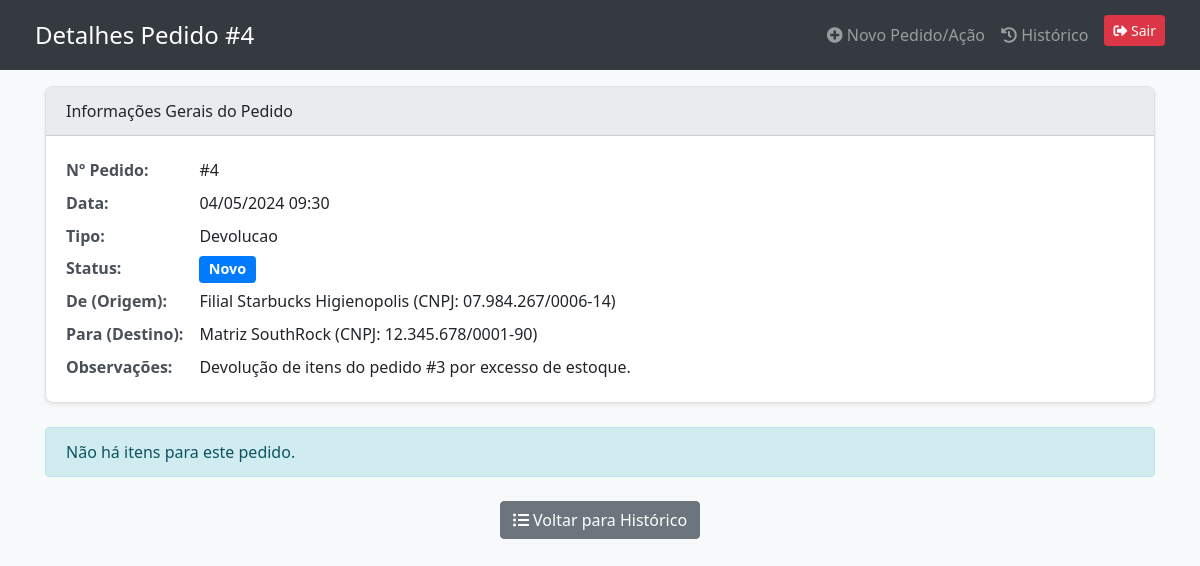
Screenshot of /pages/lojas/detalhes_pedido_loja.php?id=4 (signed in) with the database file from the repository.
### tables this page shows
CREATE TABLE pedidos (
    id INT AUTO_INCREMENT PRIMARY KEY,
    data DATETIME DEFAULT CURRENT_TIMESTAMP,
    tipo_pedido ENUM('requisicao', 'troca', 'doacao', 'devolucao') NOT NULL DEFAULT 'requisicao',
    status ENUM(
        'novo',
        'processo',
        'finalizado',
        'aprovado',
        'rejeitado',
        'cancelado',
        'novo_troca_pendente_aceite_parceiro',
        'troca_aceita_parceiro_pendente_matriz'
    ) NOT NULL DEFAULT 'novo',
    filial_usuario_id INT,
    filial_destino_id INT NULL,
    usuario_id INT,  
    pedido_original_id INT NULL DEFAULT NULL,
    observacoes TEXT,
    data_processamento DATETIME NULL,
    data_finalizacao DATETIME NULL,
    data_atualizacao DATETIME DEFAULT CURRENT_TIMESTAMP ON UPDATE CURRENT_TIMESTAMP,
    FOREIGN KEY (filial_usuario_id) REFERENCES usuarios(id) ON DELETE SET NULL,
    FOREIGN KEY (filial_destino_id) REFERENCES usuarios(id) ON DELETE SET NULL,
    FOREIGN KEY (usuario_id) REFERENCES usuarios(id) ON DELETE SET NULL,
    FOREIGN KEY (pedido_original_id) REFERENCES pedidos(id) ON DELETE SET NULL
);

### includes/status_helper.php (called while the page is built, shortened)
<?php
if (!function_exists('getStatusLabel')) {
    function getStatusLabel($statusKey) {
        $statusLabels = [
            'novo'                                  => 'Novo',
            'processo'                              => 'Em Processo',
            'finalizado'                            => 'Finalizado',
            'aprovado'                              => 'Aprovado',
            'rejeitado'                             => 'Rejeitado',
            'cancelado'                             => 'Cancelado',
            'novo_troca_pendente_aceite_parceiro'   => 'Aguardando Filial',
            'troca_aceita_parceiro_pendente_matriz' => 'Aceito (Aguard. Matriz)'
        ];
        return $statusLabels[$statusKey] ?? ucfirst(str_replace('_', ' ', htmlspecialchars($statusKey)));
    }
}
if (!function_exists('getStatusBadgeClass')) {
    function getStatusBadgeClass($statusKey) {
        $statusBadgeClasses = [
            'novo'                                  => 'badge badge-primary',
            'processo'                              => 'badge badge-warning text-dark',
            'finalizado'                            => 'badge badge-success',
            'aprovado'                              => 'badge badge-info text-dark',
            'rejeitado'                             => 'badge badge-danger',
            'cancelado'                             => 'badge badge-secondary',
            'novo_troca_pendente_aceite_parceiro'   => 'badge badge-warning text-dark',
            'troca_aceita_parceiro_pendente_matriz' => 'badge badge-info text-dark'
        ];
        return $statusBadgeClasses[$statusKey] ?? 'badge badge-light text-dark';
    }
}
?>

### pages/lojas/detalhes_pedido_loja.php (the view, shortened to what this page needs)
<?php
require_once '../../includes/db.php';
require_once '../../includes/status_helper.php';
$loggedInUserId = null;
if (isset($_SESSION['user_id'])) {
    $loggedInUserId = $_SESSION['user_id'];
}
$pedido_id_param = (int)$_GET['id'];
$sqlOrder = "SELECT p.*,
                    COALESCE(u_origem.nome_filial, u_origem.nome) AS nome_origem_display,
                    u_origem.cnpj AS cnpj_origem,
                    COALESCE(u_destino.nome_filial, u_destino.nome) AS nome_destino_display,
                    u_destino.cnpj AS cnpj_destino
             FROM pedidos p
             LEFT JOIN usuarios u_origem ON p.filial_usuario_id = u_origem.id
             LEFT JOIN usuarios u_destino ON p.filial_destino_id = u_destino.id
             WHERE p.id = ? AND (p.filial_usuario_id = ? OR p.filial_destino_id = ?)";
$stmtOrder = $conn->prepare($sqlOrder);
$stmtOrder->bind_param("iii", $pedido_id_param, $loggedInUserId, $loggedInUserId);
$stmtOrder->execute();
$resultOrder = $stmtOrder->get_result();
$pedido = $resultOrder->fetch_assoc();
$items_enviados_troca = [];
$items_recebidos_troca = [];
$items_normais = [];
$nome_origem_display_formatted = htmlspecialchars($pedido['nome_origem_display'] ?? 'N/A');
if ($pedido['cnpj_origem']) $nome_origem_display_formatted .= ' (CNPJ: ' . htmlspecialchars($pedido['cnpj_origem']) . ')';
$nome_destino_display_formatted = htmlspecialchars($pedido['nome_destino_display'] ?? 'N/A');
if ($pedido['filial_destino_id'] === null && in_array($pedido['tipo_pedido'], ['requisicao', 'devolucao'])) {
    $nome_destino_display_formatted = "Matriz";
} elseif ($pedido['cnpj_destino']) {
    $nome_destino_display_formatted .= ' (CNPJ: ' . htmlspecialchars($pedido['cnpj_destino']) . ')';
} elseif ($pedido['filial_destino_id'] === null && $pedido['tipo_pedido'] !== 'troca') {
    $nome_destino_display_formatted = "Matriz/Admin";
}
$statusLabel = getStatusLabel($pedido['status']);
$statusClass = getStatusBadgeClass($pedido['status']);
?>
<!DOCTYPE html>
<html lang="pt-BR">
<head>
    <link href="https://stackpath.bootstrapcdn.com/bootstrap/4.5.2/css/bootstrap.min.css" rel="stylesheet">
    <link rel="stylesheet" href="https://cdnjs.cloudflare.com/ajax/libs/font-awesome/5.15.4/css/all.min.css">
</head>
<body>
    <nav class="top-bar-loja navbar navbar-expand-sm navbar-dark">
        <div class="container-fluid">
            <h1 class="navbar-brand mb-0">Detalhes Pedido #<?= htmlspecialchars($pedido['id']) ?></h1>
            <div class="collapse navbar-collapse" id="lojaPageNav">
                <ul class="navbar-nav ml-auto">
                    <li class="nav-item"><a href="fazer_pedidos.php" class="nav-link"><i class="fas fa-plus-circle"></i> Novo Pedido/Ação</a></li>
                    <li class="nav-item"><a href="historico.php" class="nav-link"><i class="fas fa-history"></i> Histórico</a></li>
                    <li class="nav-item"><a href="../../logout/logout.php" class="btn btn-sm btn-danger ml-2"><i class="fas fa-sign-out-alt"></i> Sair</a></li>
                </ul>
            </div>
        </div>
    </nav>
    <div class="container mt-3 mb-5">
        <div class="card">
            <div class="card-header">
                Informações Gerais do Pedido
            </div>
            <div class="card-body">
                <div class="details-grid">
                    <strong>Nº Pedido:</strong> <span>#<?= htmlspecialchars($pedido['id']) ?></span>
                    <strong>Data:</strong> <span><?= date('d/m/Y H:i', strtotime($pedido['data'])) ?></span>
                    <strong>Tipo:</strong> <span><?= ucfirst(htmlspecialchars($pedido['tipo_pedido'])) ?></span>
                    <strong>Status:</strong> <span><span class="<?= htmlspecialchars($statusClass) ?>"><?= htmlspecialchars($statusLabel) ?></span></span>
                    <strong>De (Origem):</strong> <span><?= $nome_origem_display_formatted ?></span>
                    <strong>Para (Destino):</strong> <span><?= $nome_destino_display_formatted ?></span>
                    <?php if (!empty($pedido['observacoes'])): ?>
                        <strong>Observações:</strong> <span style="white-space: pre-wrap;"><?= htmlspecialchars($pedido['observacoes']) ?></span>
                    <?php endif; ?>
                </div>
            </div>
        </div>
        <?php if ($pedido['tipo_pedido'] === 'troca'): ?>
            <h4 class="section-title">Itens da Troca</h4>
            <div class="row">
                <div class="col-md-6">
                    <div class="card mt-2">
                        <div class="card-header">
                            <i class="fas fa-arrow-up text-warning"></i> Itens Enviados por: <strong><?= htmlspecialchars($pedido['nome_origem_display']) ?></strong>
                        </div>
                        <div class="card-body p-0">
                            <?php if (!empty($items_enviados_troca)): ?>
                                <table class="table table-sm table-striped table-items mb-0">
                                    <thead>
                                        <tr>
                                            <th>Produto (SKU)</th>
                                            <th>Qtd</th>
                                            <th>Obs.</th>
                                        </tr>
                                    </thead>
                                    <tbody>
                                        <?php foreach ($items_enviados_troca as $item): ?>
                                            <tr>
                                                <td><?= htmlspecialchars($item['nome_produto']) ?> (<?= htmlspecialchars($item['sku']) ?>)</td>
                                                <td><?= rtrim(rtrim(number_format($item['quantidade'], 2, ',', '.'), '0'), ',') ?> <?= htmlspecialchars($item['unidade_medida']) ?></td>
                                                <td><?= htmlspecialchars($item['observacao'] ?: '-') ?></td>
                                            </tr>
                                        <?php endforeach; ?>
                                    </tbody>
                                </table>
                            <?php else: ?> <p class="text-muted p-3 mb-0">Nenhum item a ser enviado nesta proposta.</p> <?php endif; ?>
                        </div>
                    </div>
                </div>
                <div class="col-md-6">
                    <div class="card mt-2">
                        <div class="card-header">
                            <i class="fas fa-arrow-down text-success"></i> Itens Solicitados (a serem enviados por você, <?= htmlspecialchars($pedido['nome_destino_display']) ?>):
                        </div>
                        <div class="card-body p-0">
                            <?php if (!empty($items_recebidos_troca)): ?>
                                <table class="table table-sm table-striped table-items mb-0">
                                    <thead>
                                        <tr>
                                            <th>Produto (SKU)</th>
                                            <th>Qtd</th>
                                            <th>Obs.</th>
                                        </tr>
                                    </thead>
                                    <tbody>
                                        <?php foreach ($items_recebidos_troca as $item): ?>
                                            <tr>
                                                <td><?= htmlspecialchars($item['nome_produto']) ?> (<?= htmlspecialchars($item['sku']) ?>)</td>
                                                <td><?= rtrim(rtrim(number_format($item['quantidade'], 2, ',', '.'), '0'), ',') ?> <?= htmlspecialchars($item['unidade_medida']) ?></td>
                                                <td><?= htmlspecialchars($item['observacao'] ?: '-') ?></td>
                                            </tr>
                                        <?php endforeach; ?>
                                    </tbody>
                                </table>
                            <?php else: ?> <p class="text-muted p-3 mb-0">Nenhum item solicitado para recebimento nesta proposta.</p> <?php endif; ?>
                        </div>
                    </div>
                </div>
            </div>
        <?php else: ?>
            <div class="alert alert-info mt-3">Não há itens para este pedido.</div>
        <?php endif; ?>
        <div class="mt-4 text-center">
            <a href="historico.php" class="btn btn-secondary"><i class="fas fa-list-ul"></i> Voltar para Histórico</a>
        </div>
    </div>
</body>
</html>

### pages/lojas/detalhes_pedido_loja.php (style rules this page uses)
body { font-family: 'Segoe UI', Tahoma, Geneva, Verdana, sans-serif; background-color: #f8f9fa; padding-top: 70px; }
.top-bar-loja { background-color: #343a40; color: white; padding: 0.75rem 1.25rem; margin-bottom: 1.5rem; display: flex; justify-content: space-between; align-items: center; position: fixed; top: 0; left: 0; right: 0; z-index: 1030; }
.top-bar-loja h1 { font-size: 1.5rem; margin-bottom: 0; font-weight: 500; }
.top-bar-loja a { color: white; text-decoration: none; }
.top-bar-loja .btn-sm { padding: 0.25rem 0.5rem; font-size: 0.875rem; }
.card { border-radius: 0.5rem; box-shadow: 0 0.125rem 0.25rem rgba(0, 0, 0, 0.075); margin-bottom: 1.5rem; }
.card-header { background-color: #e9ecef; font-weight: 500; }
.details-grid { display: grid; grid-template-columns: auto 1fr; gap: 0.25rem 1rem; line-height: 1.8; }
.details-grid strong { font-weight: 600; color: #495057; }
.badge { font-size: 0.9em; padding: 0.45em 0.65em; }

### rows the page displays
pedidos: id "4", data "04/05/2024 09:30", tipo_pedido "Devolucao", status "Novo", observacoes "Devolução de itens do pedido #3 por excesso de estoque."

### other values shown
$nome_origem_display_formatted "Filial Starbucks Higienopolis (CNPJ: 07.984.267/0006-14)"
$nome_destino_display_formatted "Matriz SouthRock (CNPJ: 12.345.678/0001-90)"
